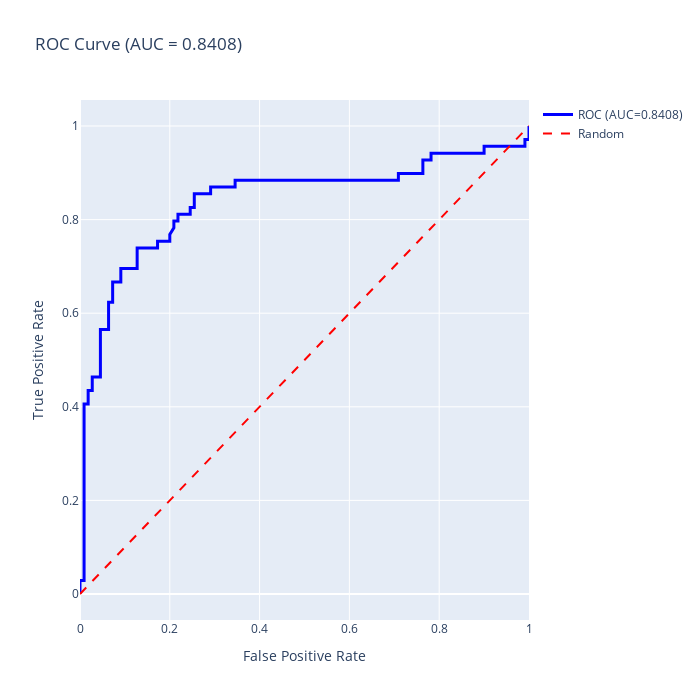

The notebook cell saved with this chart:
### Markdown cell above
## 18. ROC Curve

### Code cell
val_pred_proba = voting.predict_proba(X_val_scaled)[:, 1]
fpr, tpr, _ = roc_curve(y_val, val_pred_proba)
roc_auc = auc(fpr, tpr)

fig = go.Figure()

fig.add_trace(go.Scatter(
    x=fpr, y=tpr, mode='lines',
    name=f'ROC (AUC={roc_auc:.4f})',
    line=dict(color='blue', width=3)
))

fig.add_trace(go.Scatter(
    x=[0, 1], y=[0, 1], mode='lines',
    name='Random',
    line=dict(color='red', width=2, dash='dash')
))

fig.update_layout(
    title=f'ROC Curve (AUC = {roc_auc:.4f})',
    xaxis_title='False Positive Rate',
    yaxis_title='True Positive Rate',
    width=700,
    height=700
)

fig.show()

### Figure 1 — Plotly figure (JSON) as saved in the notebook; plotly's stock layout.template omitted (floating-point values rounded to 4 significant figures)
{"data": [{"line": {"color": "blue", "width": 3}, "mode": "lines", "name": "ROC (AUC=0.8408)", "x": [0, 0, 0, 0.009091, 0.009091, 0.01818, 0.01818, 0.02727, 0.02727, 0.04545, 0.04545, 0.06364, 0.06364, 0.07273, 0.07273, 0.09091, 0.09091, 0.1273, 0.1273, 0.1727, 0.1727, 0.2, 0.2, 0.2091, 0.2091, 0.2182, 0.2182, 0.2455, 0.2455, 0.2545, 0.2545, 0.2909, 0.2909, 0.3455, 0.3455, 0.5091, 0.5636, 0.5818, 0.6, 0.7091, 0.7091, 0.7273, 0.7455, 0.7636, 0.7636, 0.7818, 0.7818, 0.8727, 0.8909, 0.9, 0.9, 0.9636, 0.9909, 0.9909, 1, 1], "y": [0, 0.01449, 0.02899, 0.02899, 0.4058, 0.4058, 0.4348, 0.4348, 0.4638, 0.4638, 0.5652, 0.5652, 0.6232, 0.6232, 0.6667, 0.6667, 0.6957, 0.6957, 0.7391, 0.7391, 0.7536, 0.7536, 0.7681, 0.7826, 0.7971, 0.7971, 0.8116, 0.8116, 0.8261, 0.8261, 0.8551, 0.8551, 0.8696, 0.8696, 0.8841, 0.8841, 0.8841, 0.8841, 0.8841, 0.8841, 0.8986, 0.8986, 0.8986, 0.8986, 0.9275, 0.9275, 0.942, 0.942, 0.942, 0.942, 0.9565, 0.9565, 0.9565, 0.971, 0.971, 1], "type": "scatter"}, {"line": {"color": "red", "dash": "dash", "width": 2}, "mode": "lines", "name": "Random", "x": [0, 1], "y": [0, 1], "type": "scatter"}], "layout": {"title": {"text": "ROC Curve (AUC = 0.8408)"}, "xaxis": {"title": {"text": "False Positive Rate"}}, "yaxis": {"title": {"text": "True Positive Rate"}}, "width": 700, "height": 700}}
